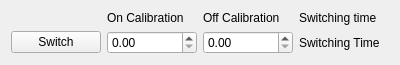
<?xml version="1.0" encoding="UTF-8"?>
<ui version="4.0">
 <class>SwitchWidget</class>
 <widget class="QWidget" name="SwitchWidget">
  <property name="geometry">
   <rect>
    <x>0</x>
    <y>0</y>
    <width>400</width>
    <height>61</height>
   </rect>
  </property>
  <property name="sizePolicy">
   <sizepolicy hsizetype="Preferred" vsizetype="Minimum">
    <horstretch>0</horstretch>
    <verstretch>0</verstretch>
   </sizepolicy>
  </property>
  <property name="windowTitle">
   <string>Form</string>
  </property>
  <layout class="QGridLayout" name="gridLayout">
   <item row="0" column="1">
    <widget class="QLabel" name="calOnLabel">
     <property name="sizePolicy">
      <sizepolicy hsizetype="Preferred" vsizetype="Fixed">
       <horstretch>0</horstretch>
       <verstretch>0</verstretch>
      </sizepolicy>
     </property>
     <property name="text">
      <string>On Calibration</string>
     </property>
    </widget>
   </item>
   <item row="0" column="2">
    <widget class="QLabel" name="calOffLabel">
     <property name="sizePolicy">
      <sizepolicy hsizetype="Preferred" vsizetype="Fixed">
       <horstretch>0</horstretch>
       <verstretch>0</verstretch>
      </sizepolicy>
     </property>
     <property name="text">
      <string>Off Calibration</string>
     </property>
    </widget>
   </item>
   <item row="1" column="0">
    <widget class="QPushButton" name="SwitchButton">
     <property name="text">
      <string>Switch</string>
     </property>
     <property name="checkable">
      <bool>true</bool>
     </property>
     <property name="checked">
      <bool>false</bool>
     </property>
    </widget>
   </item>
   <item row="1" column="1">
    <widget class="QDoubleSpinBox" name="calOnVal"/>
   </item>
   <item row="1" column="2">
    <widget class="QDoubleSpinBox" name="calOffVal"/>
   </item>
   <item row="1" column="3">
    <widget class="QLabel" name="switchTimeLabel">
     <property name="text">
      <string>Switching Time</string>
     </property>
    </widget>
   </item>
   <item row="0" column="3">
    <widget class="QLabel" name="switchTImeLabelLabel">
     <property name="text">
      <string>Switching time</string>
     </property>
    </widget>
   </item>
  </layout>
 </widget>
 <resources/>
 <connections/>
</ui>
